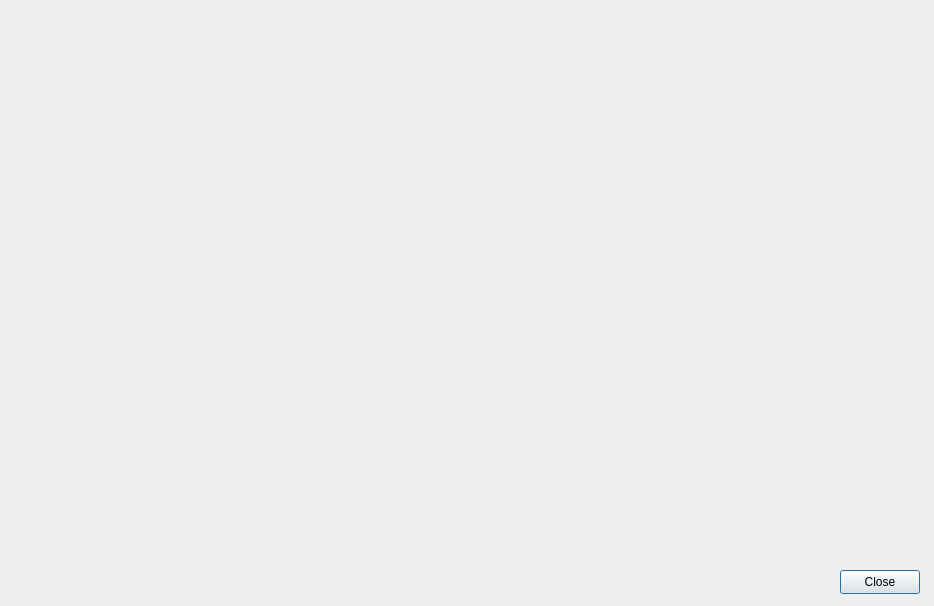
<?xml version="1.0" encoding="UTF-8"?>
<ui version="4.0">
 <class>statcommande</class>
 <widget class="QDialog" name="statcommande">
  <property name="geometry">
   <rect>
    <x>0</x>
    <y>0</y>
    <width>934</width>
    <height>606</height>
   </rect>
  </property>
  <property name="windowTitle">
   <string>Dialog</string>
  </property>
  <widget class="QPushButton" name="pushButton">
   <property name="geometry">
    <rect>
     <x>840</x>
     <y>570</y>
     <width>80</width>
     <height>24</height>
    </rect>
   </property>
   <property name="text">
    <string>Close</string>
   </property>
  </widget>
  <widget class="QLabel" name="label">
   <property name="geometry">
    <rect>
     <x>20</x>
     <y>20</y>
     <width>901</width>
     <height>531</height>
    </rect>
   </property>
   <property name="text">
    <string/>
   </property>
  </widget>
 </widget>
 <resources/>
 <connections/>
</ui>
